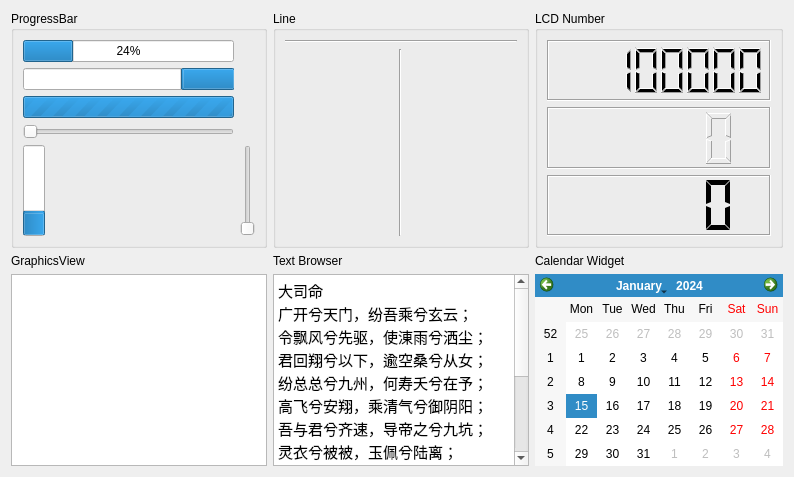
     <widget class="QWidget" name="tab_6">
      <attribute name="title">
       <string>Display Widgets</string>
      </attribute>
      <layout class="QGridLayout" name="gridLayout_6">
       <item row="4" column="0">
        <widget class="QGraphicsView" name="graphicsView"/>
       </item>
       <item row="4" column="2">
        <widget class="QCalendarWidget" name="calendarWidget"/>
       </item>
       <item row="3" column="0">
        <widget class="QLabel" name="label_3">
         <property name="text">
          <string>GraphicsView</string>
         </property>
        </widget>
       </item>
       <item row="0" column="0">
        <widget class="QGroupBox" name="groupBox_10">
         <property name="title">
          <string>ProgressBar</string>
         </property>
         <layout class="QGridLayout" name="gridLayout_10">
          <item row="2" column="0">
           <widget class="QProgressBar" name="progressBar_4">
            <property name="maximum">
             <number>0</number>
            </property>
            <property name="value">
             <number>-1</number>
            </property>
           </widget>
          </item>
          <item row="1" column="0">
           <widget class="QProgressBar" name="progressBar_2">
            <property name="value">
             <number>24</number>
            </property>
            <property name="invertedAppearance">
             <bool>true</bool>
            </property>
           </widget>
          </item>
          <item row="4" column="0">
           <widget class="QProgressBar" name="progressBar_3">
            <property name="value">
             <number>24</number>
            </property>
            <property name="orientation">
             <enum>Qt::Vertical</enum>
            </property>
           </widget>
          </item>
          <item row="0" column="0">
           <widget class="QProgressBar" name="progressBar">
            <property name="value">
             <number>24</number>
            </property>
           </widget>
          </item>
          <item row="3" column="0">
           <widget class="QSlider" name="horizontalSlider_2">
            <property name="orientation">
             <enum>Qt::Horizontal</enum>
            </property>
           </widget>
          </item>
          <item row="4" column="1">
           <widget class="QSlider" name="verticalSlider">
            <property name="orientation">
             <enum>Qt::Vertical</enum>
            </property>
           </widget>
          </item>
         </layout>
        </widget>
       </item>
       <item row="0" column="2">
        <widget class="QGroupBox" name="groupBox_12">
         <property name="title">
          <string>LCD Number</string>
         </property>
         <layout class="QGridLayout" name="gridLayout_12">
          <item row="0" column="0">
           <widget class="QLCDNumber" name="lcdNumber">
            <property name="frameShape">
             <enum>QFrame::Box</enum>
            </property>
            <property name="frameShadow">
             <enum>QFrame::Sunken</enum>
            </property>
            <property name="digitCount">
             <number>8</number>
            </property>
            <property name="segmentStyle">
             <enum>QLCDNumber::Filled</enum>
            </property>
            <property name="value" stdset="0">
             <double>987654321.123000025749207</double>
            </property>
           </widget>
          </item>
          <item row="1" column="0">
           <widget class="QLCDNumber" name="lcdNumber_2">
            <property name="frameShape">
             <enum>QFrame::Box</enum>
            </property>
            <property name="frameShadow">
             <enum>QFrame::Sunken</enum>
            </property>
            <property name="segmentStyle">
             <enum>QLCDNumber::Outline</enum>
            </property>
           </widget>
          </item>
          <item row="2" column="0">
           <widget class="QLCDNumber" name="lcdNumber_3">
            <property name="frameShape">
             <enum>QFrame::Box</enum>
            </property>
            <property name="frameShadow">
             <enum>QFrame::Sunken</enum>
            </property>
            <property name="segmentStyle">
             <enum>QLCDNumber::Flat</enum>
            </property>
           </widget>
          </item>
         </layout>
        </widget>
       </item>
       <item row="0" column="1">
        <widget class="QGroupBox" name="groupBox_11">
         <property name="title">
          <string>Line</string>
         </property>
         <layout class="QGridLayout" name="gridLayout_11">
          <item row="0" column="0">
           <widget class="Line" name="line">
            <property name="sizePolicy">
             <sizepolicy hsizetype="Expanding" vsizetype="Fixed">
              <horstretch>0</horstretch>
              <verstretch>0</verstretch>
             </sizepolicy>
            </property>
            <property name="orientation">
             <enum>Qt::Horizontal</enum>
            </property>
           </widget>
          </item>
          <item row="1" column="0" alignment="Qt::AlignHCenter">
           <widget class="Line" name="line_2">
            <property name="orientation">
             <enum>Qt::Vertical</enum>
            </property>
           </widget>
          </item>
         </layout>
        </widget>
       </item>
       <item row="3" column="2">
        <widget class="QLabel" name="label_12">
         <property name="text">
          <string>Calendar Widget</string>
         </property>
        </widget>
       </item>
       <item row="3" column="1">
        <widget class="QLabel" name="label_7">
         <property name="text">
          <string>Text Browser</string>
         </property>
        </widget>
       </item>
       <item row="4" column="1">
        <widget class="QTextBrowser" name="textBrowser">
         <property name="html">
          <string>&lt;!DOCTYPE HTML PUBLIC &quot;-//W3C//DTD HTML 4.0//EN&quot; &quot;http://www.w3.org/TR/REC-html40/strict.dtd&quot;&gt;
&lt;html&gt;&lt;head&gt;&lt;meta name=&quot;qrichtext&quot; content=&quot;1&quot; /&gt;&lt;style type=&quot;text/css&quot;&gt;
p, li { white-space: pre-wrap; }
&lt;/style&gt;&lt;/head&gt;&lt;body style=&quot; font-family:'Noto Sans CJK SC'; font-size:10pt; font-weight:400; font-style:normal;&quot;&gt;
&lt;p style=&quot; margin-top:0px; margin-bottom:0px; margin-left:0px; margin-right:0px; -qt-block-indent:0; text-indent:0px;&quot;&gt;&lt;span style=&quot; font-family:'Cantarell'; font-size:11pt;&quot;&gt;大司命&lt;/span&gt;&lt;/p&gt;
&lt;p style=&quot; margin-top:0px; margin-bottom:0px; margin-left:0px; margin-right:0px; -qt-block-indent:0; text-indent:0px;&quot;&gt;&lt;span style=&quot; font-family:'Cantarell'; font-size:11pt;&quot;&gt;广开兮天门，纷吾乘兮玄云；&lt;/span&gt;&lt;/p&gt;
&lt;p style=&quot; margin-top:0px; margin-bottom:0px; margin-left:0px; margin-right:0px; -qt-block-indent:0; text-indent:0px;&quot;&gt;&lt;span style=&quot; font-family:'Cantarell'; font-size:11pt;&quot;&gt;令飘风兮先驱，使涷雨兮洒尘；&lt;/span&gt;&lt;/p&gt;
&lt;p style=&quot; margin-top:0px; margin-bottom:0px; margin-left:0px; margin-right:0px; -qt-block-indent:0; text-indent:0px;&quot;&gt;&lt;span style=&quot; font-family:'Cantarell'; font-size:11pt;&quot;&gt;君回翔兮以下，逾空桑兮从女；&lt;/span&gt;&lt;/p&gt;
&lt;p style=&quot; margin-top:0px; margin-bottom:0px; margin-left:0px; margin-right:0px; -qt-block-indent:0; text-indent:0px;&quot;&gt;&lt;span style=&quot; font-family:'Cantarell'; font-size:11pt;&quot;&gt;纷总总兮九州，何寿夭兮在予；&lt;/span&gt;&lt;/p&gt;
&lt;p style=&quot; margin-top:0px; margin-bottom:0px; margin-left:0px; margin-right:0px; -qt-block-indent:0; text-indent:0px;&quot;&gt;&lt;span style=&quot; font-family:'Cantarell'; font-size:11pt;&quot;&gt;高飞兮安翔，乘清气兮御阴阳；&lt;/span&gt;&lt;/p&gt;
&lt;p style=&quot; margin-top:0px; margin-bottom:0px; margin-left:0px; margin-right:0px; -qt-block-indent:0; text-indent:0px;&quot;&gt;&lt;span style=&quot; font-family:'Cantarell'; font-size:11pt;&quot;&gt;吾与君兮齐速，导帝之兮九坑；&lt;/span&gt;&lt;/p&gt;
&lt;p style=&quot; margin-top:0px; margin-bottom:0px; margin-left:0px; margin-right:0px; -qt-block-indent:0; text-indent:0px;&quot;&gt;&lt;span style=&quot; font-family:'Cantarell'; font-size:11pt;&quot;&gt;灵衣兮被被，玉佩兮陆离；&lt;/span&gt;&lt;/p&gt;
&lt;p style=&quot; margin-top:0px; margin-bottom:0px; margin-left:0px; margin-right:0px; -qt-block-indent:0; text-indent:0px;&quot;&gt;&lt;span style=&quot; font-family:'Cantarell'; font-size:11pt;&quot;&gt;一阴兮一阳，众莫知兮余所为；&lt;/span&gt;&lt;/p&gt;
&lt;p style=&quot; margin-top:0px; margin-bottom:0px; margin-left:0px; margin-right:0px; -qt-block-indent:0; text-indent:0px;&quot;&gt;&lt;span style=&quot; font-family:'Cantarell'; font-size:11pt;&quot;&gt;折疏麻兮瑶华，将以遗兮离居；&lt;/span&gt;&lt;/p&gt;
&lt;p style=&quot; margin-top:0px; margin-bottom:0px; margin-left:0px; margin-right:0px; -qt-block-indent:0; text-indent:0px;&quot;&gt;&lt;span style=&quot; font-family:'Cantarell'; font-size:11pt;&quot;&gt;老冉冉兮既极，不寖近兮愈疏；&lt;/span&gt;&lt;/p&gt;
&lt;p style=&quot; margin-top:0px; margin-bottom:0px; margin-left:0px; margin-right:0px; -qt-block-indent:0; text-indent:0px;&quot;&gt;&lt;span style=&quot; font-family:'Cantarell'; font-size:11pt;&quot;&gt;乘龙兮辚辚，高驰兮冲天；&lt;/span&gt;&lt;/p&gt;
&lt;p style=&quot; margin-top:0px; margin-bottom:0px; margin-left:0px; margin-right:0px; -qt-block-indent:0; text-indent:0px;&quot;&gt;&lt;span style=&quot; font-family:'Cantarell'; font-size:11pt;&quot;&gt;结桂枝兮延伫，羌愈思兮愁人；&lt;/span&gt;&lt;/p&gt;
&lt;p style=&quot; margin-top:0px; margin-bottom:0px; margin-left:0px; margin-right:0px; -qt-block-indent:0; text-indent:0px;&quot;&gt;&lt;span style=&quot; font-family:'Cantarell'; font-size:11pt;&quot;&gt;愁人兮奈何，愿若今兮无亏；&lt;/span&gt;&lt;/p&gt;
&lt;p style=&quot; margin-top:0px; margin-bottom:0px; margin-left:0px; margin-right:0px; -qt-block-indent:0; text-indent:0px;&quot;&gt;&lt;span style=&quot; font-family:'Cantarell'; font-size:11pt;&quot;&gt;固人命兮有当，孰离合兮可为？&lt;/span&gt;&lt;/p&gt;&lt;/body&gt;&lt;/html&gt;</string>
         </property>
        </widget>
       </item>
      </layout>
     </widget>
